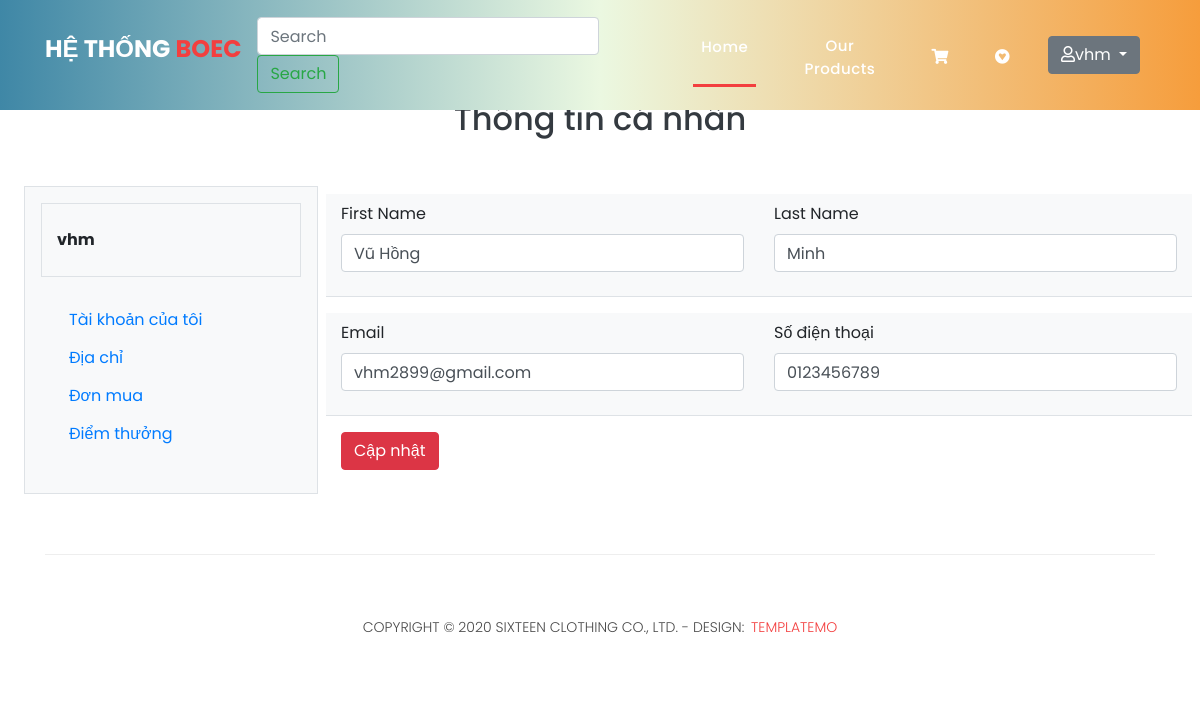
/user/profile/ (signed in), run on the app's committed database.
### user/models.py (models this page shows)
class CustomerUser(AbstractUser):
    phone_number =models.CharField(default='',max_length=15)

### user/views.py (the view, shortened to what this page needs)
# urls.py: path('profile/',Profile.as_view(),name="profile"),
class Profile(View):
    def get(self,request):
        return render(request,"user/profile.html")

### templates/user/profile.html (shortened to what this page needs)
{% extends 'homepage/base.html' %}
{% load static %}
{% block contentblock %}
<main style="padding-top:100px;">
  <div class="cart container-fluid">
    <h2 class="text-center text-dark">Thông tin cá nhân </h2>
    <div class="row mt-5 pl-4">
      <div class="col-md-3 border bg-light">
        <div class="total m-3">
          <div class="row py-4 border">
            <div class="col-md-12 d-flex justify-content-between">
              <strong>{{request.user}}</strong>
            </div>
          </div>
          <div class="row py-4 ">
            <div class="col-md-12 ">
              <h4>
                <a href="" type="submit" class="btn">Tài khoản của tôi</a>
              </h4>
              <h4>
                <a href="{% url 'user:address'%}" type="submit" class="btn">Địa chỉ</a>
              </h4>
              <h4 class="">
                <a href="{% url 'user:purchase'%}" type="submit" class="btn">Đơn mua</a>
              </h4>
              <h4 class="">
                <a href="{% url 'user:rewardpoints'%}" type="submit" class="btn">Điểm thưởng</a>
              </h4>
            </div>
          </div>
        </div>
      </div>
      <div class="col-md-9 ">
        <div class="content   p-2">
          <form action="{% url 'user:profile'%}" method="POST">
          <div class="row bg-light py-2 mb-3 border-bottom d-flex align-items-center">
            <div class="col-md-6">
              <div class="form-group">
                <label for="exampleInputEmail1">First Name</label>
                <input type="text" class="form-control" id="firstname" name="first_name" aria-describedby="emailHelp" placeholder="Enter first name" value="{{request.user.first_name}}">
              </div>
            </div>
            <div class="col-md-6">
              <div class="form-group">
                <label for="exampleInputEmail1">Last Name</label>
                <input type="text" class="form-control" id="exampleInputEmail1" name="last_name"aria-describedby="emailHelp" placeholder="Enter last name" value="{{request.user.last_name}}">
              </div>
            </div>
        </div>
          <div class="row bg-light py-2 mb-3 border-bottom d-flex align-items-center">
            <div class="col-md-6">
              <div class="form-group">
                <label for="exampleInputEmail1">Email</label>
                <input type="email" class="form-control" id="email" name="email" aria-describedby="emailHelp" placeholder="Enter email" value="{{request.user.email}}">
              </div>
            </div>
            <div class="col-md-6">
              <div class="form-group">
                <label for="exampleInputEmail1">Số điện thoại</label>
                <input type="text" class="form-control" id="phone" name="phone" aria-describedby="emailHelp" placeholder="Enter phone" value="{{request.user.phone_number}}">
              </div>
            </div>
        </div>
        <button type="submit" class="btn btn-danger">Cập nhật</button>
      </form>
      </div>
    </div>
</main>
{%endblock%}

### templates/homepage/header.html (shortened to what this page needs)
<header class="">
  <nav class="navbar navbar-expand-lg " style="background: linear-gradient(0.25turn, #3f87a6, #ebf8e1, #f69d3c);">
    <div class="container">
      <a class="navbar-brand" href="{% url 'core:index'%}"><h2>Hệ thống <em>BoEC</em></h2></a>
      <form class="form-inline my-2 my-lg-0" method="post" action="{% url 'product:search'%}">
        <input name="text_search"class="form-control mr-sm-2" type="search" placeholder="Search" aria-label="Search">
        <button class="btn btn-outline-success my-2 my-sm-0" type="submit">Search</button>
      </form>
      <div class="collapse navbar-collapse" id="navbarResponsive">
        <ul class="navbar-nav ml-auto d-flex align-items-center">
          <li class="nav-item active">
            <a class="nav-link" href="{% url 'core:index'%}">Home
            </a>
          </li>
          <li class="nav-item">
            <a class="nav-link" href="/product">Our Products</a>
          </li>
          {%if user.id is not None %}
          <li class="nav-item">
            <a class="nav-link" href="/cart"><i class="fas fa-shopping-cart"></i></a>
          </li>
          <li class="nav-item">
            <a class="nav-link" href="{% url 'user:wishlist'%}"><i class="fab fa-gratipay"></i></i></a>
          </li>
          {%endif%}
          <li class="nav-item">
            {% if user.id is None %}
            <a class="nav-link" href="/account/login"> Login</a>
            {% else %}
            <div class="dropdown">
              <button class="btn btn-secondary dropdown-toggle" type="button" id="dropdownMenuButton" data-toggle="dropdown" aria-haspopup="true" aria-expanded="false">
                <i class="far fa-user"></i>{{user}}
              </button>
            </div>
              {%endif %}
          </li>
        </ul>
      </div>
    </div>
  </nav>
</header>

### static/assets/css/templatemo-sixteen.css (style rules this page uses)
body { font-family: 'Poppins', sans-serif; overflow-x: hidden; text-rendering: optimizeLegibility; -webkit-font-smoothing: antialiased; -moz-osx-font-smoothing: grayscale; }
a { text-decoration: none!important; }
ul { padding: 0; margin: 0; list-style: none; }
h1,h2,h3,h4,h5,h6 { margin: 0px; }
header { position: absolute; z-index: 99999; width: 100%; height: 80px; background-color: #232323; -webkit-transition: all 0.3s ease-in-out 0s; -moz-transition: all 0.3s ease-in-out 0s; -o-transition: all 0.3s ease-in-out 0s; transition: all 0.3s ease-in-out 0s; }
header .navbar { padding: 17px 0px; }
.navbar .navbar-brand { float: left; margin-top: -12px; outline: none; }
.navbar .navbar-brand h2 { color: #fff; text-transform: uppercase; font-size: 24px; font-weight: 700; -webkit-transition: all .3s ease 0s; -moz-transition: all .3s ease 0s; -o-transition: all .3s ease 0s; transition: all .3s ease 0s; }
.navbar .navbar-brand h2 em { font-style: normal; color: #f33f3f; }
#navbarResponsive { z-index: 999; }
.navbar-collapse { text-align: center; }
.navbar .navbar-nav .nav-item { margin: 0px 15px; }
.navbar .navbar-nav a.nav-link { text-transform: capitalize; font-size: 15px; font-weight: 500; letter-spacing: 0.5px; color: #fff; transition: all 0.5s; margin-top: 5px; }
.navbar .navbar-nav .nav-link:hover, .navbar .navbar-nav .active>.nav-link, .navbar .navbar-nav .nav-link.active, .navbar .navbar-nav .nav-link.show, .navbar .navbar-nav .show>.nav-link { color: #fff; padding-bottom: 25px; border-bottom: 3px solid #f33f3f; }

### data on the page
CustomerUser: username "vhm", user "vhm", first_name "Vũ Hồng", last_name "Minh", email "vhm2899@gmail.com", phone "0123456789"
